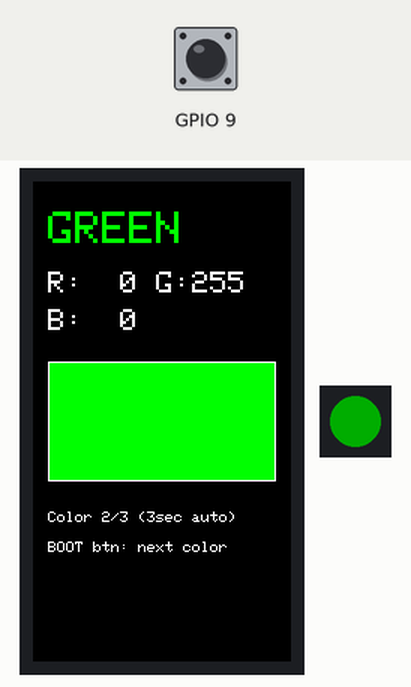
The sketch below on a simulated ESP32. Shown: 172×320 colour display, 1 RGB LEDs in strip order, left to right. Inputs (shaded band) come from the test bench; at power-on: GPIO 9 HIGH. Dim RGB values are drawn brighter than linear; the strip is taken to match the declared colour order; what the sketch prints to the serial monitor is not drawn.

Above: at 3.6 s.
3.7 s: GPIO 9 pulsed LOW 5 times (0.12 s each, 0.3 s apart)
At 6.3 s:
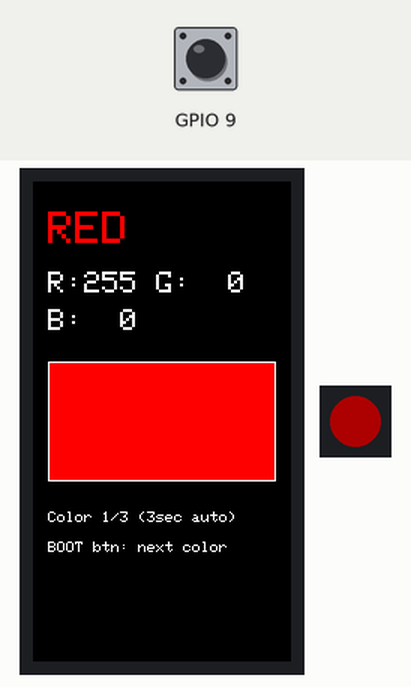
8.2 s: GPIO 9 pulled LOW for 0.15 s
At 9.5 s:
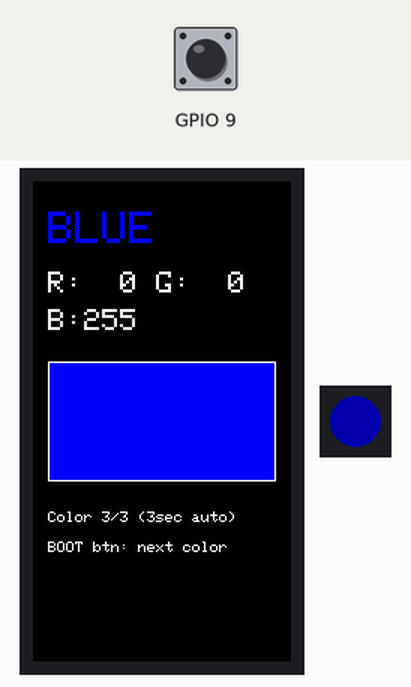
11.3 s: GPIO 9 pulsed LOW 5 times (0.12 s each, 0.3 s apart)
15.8 s: GPIO 9 pulled LOW for 1 s
Timing chart, 0 to 20.7 s (numbered marks = the images above; inputs shaded):
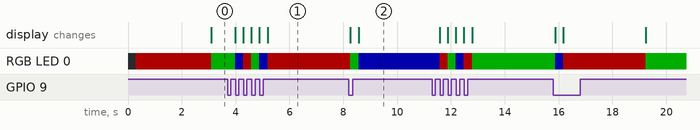

The sketch:

test_colors.ino
```cpp
/**
 * WS2812 + LCD Color Test
 * LCD에 색상 이름을 표시하고, WS2812를 해당 색상으로 설정
 * 3초마다 다음 색상으로 변경
 */

#include <SPI.h>
#include <Adafruit_GFX.h>
#include <Adafruit_ST7789.h>
#include <Adafruit_NeoPixel.h>

#define LCD_MOSI  6
#define LCD_SCLK  7
#define LCD_CS    14
#define LCD_DC    15
#define LCD_RST   21
#define LCD_BL    22
#define WS2812_PIN 8

Adafruit_ST7789 lcd = Adafruit_ST7789(LCD_CS, LCD_DC, LCD_MOSI, LCD_SCLK, LCD_RST);
Adafruit_NeoPixel pixel(1, WS2812_PIN, NEO_RGB + NEO_KHZ800);

struct ColorEntry {
  const char* name;
  uint8_t r, g, b;
};

ColorEntry colors[] = {
  {"RED",     255,   0,   0},
  {"GREEN",     0, 255,   0},
  {"BLUE",      0,   0, 255},
};
const int NUM_COLORS = 3;

void showColor(int idx) {
  ColorEntry& c = colors[idx];

  // WS2812 설정
  pixel.setPixelColor(0, pixel.Color(c.r, c.g, c.b));
  pixel.show();

  // LCD 표시
  lcd.fillScreen(ST77XX_BLACK);

  // 색상 이름 (큰 글씨)
  lcd.setTextSize(3);
  lcd.setTextColor(lcd.color565(c.r, c.g, c.b), ST77XX_BLACK);
  lcd.setCursor(10, 20);
  lcd.print(c.name);

  // RGB 값
  lcd.setTextSize(2);
  lcd.setTextColor(ST77XX_WHITE, ST77XX_BLACK);
  lcd.setCursor(10, 60);
  char buf[32];
  snprintf(buf, sizeof(buf), "R:%3d G:%3d", c.r, c.g);
  lcd.print(buf);
  lcd.setCursor(10, 85);
  snprintf(buf, sizeof(buf), "B:%3d", c.b);
  lcd.print(buf);

  // 색상 미리보기 박스
  lcd.fillRect(10, 120, 152, 80, lcd.color565(c.r, c.g, c.b));
  lcd.drawRect(10, 120, 152, 80, ST77XX_WHITE);

  // 인덱스 표시
  lcd.setTextSize(1);
  lcd.setTextColor(ST77XX_WHITE, ST77XX_BLACK);
  lcd.setCursor(10, 220);
  snprintf(buf, sizeof(buf), "Color %d/%d (3sec auto)", idx + 1, NUM_COLORS);
  lcd.print(buf);

  // 순서 표시
  lcd.setCursor(10, 240);
  lcd.print("BOOT btn: next color");

  Serial.printf("Color %d/%d: %s (R=%d G=%d B=%d)\n",
    idx + 1, NUM_COLORS, c.name, c.r, c.g, c.b);
}

void setup() {
  Serial.begin(115200);

  pinMode(LCD_BL, OUTPUT);
  digitalWrite(LCD_BL, HIGH);
  lcd.init(172, 320);
  lcd.setRotation(0);
  lcd.fillScreen(ST77XX_BLACK);

  pixel.begin();
  pixel.setBrightness(50);

  pinMode(9, INPUT_PULLUP);

  Serial.println("WS2812 + LCD Color Test");
  showColor(0);
}

int currentColor = 0;
unsigned long lastChange = 0;

void loop() {
  // 자동 3초 순환
  if (millis() - lastChange > 3000) {
    currentColor = (currentColor + 1) % NUM_COLORS;
    showColor(currentColor);
    lastChange = millis();
  }

  // BOOT 버튼으로 수동 변경
  if (digitalRead(9) == LOW) {
    delay(200); // debounce
    currentColor = (currentColor + 1) % NUM_COLORS;
    showColor(currentColor);
    lastChange = millis();
    while (digitalRead(9) == LOW) delay(10);
  }
}
```

Measured:
- after the input at 8.2 s, the display: first differs from a run without the input after 0.37 s (image 2)
